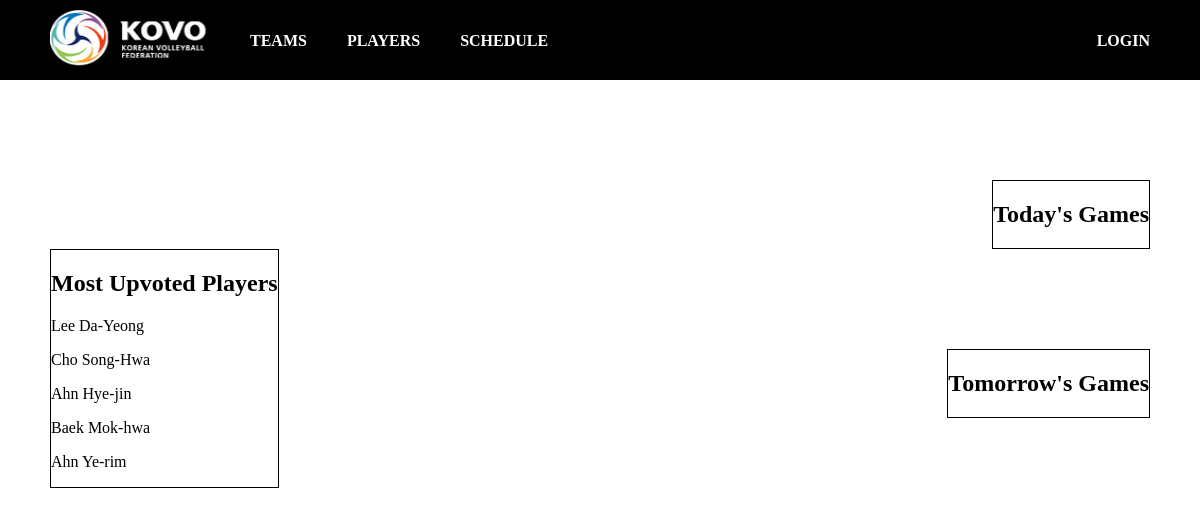
The page / on the database its author committed.
### main.py (models this page shows)
class Player(db.Model):
    id = db.Column(db.Integer, primary_key = True)
    name = db.Column(db.String, nullable = False, unique = True)
    height = db.Column(db.Integer, nullable = False, unique = False)
    position = db.Column(db.String(30), nullable = False, unique = False)
    age = db.Column(db.Integer, nullable = False, unique = False)
    number = db.Column(db.Integer, nullable = False, unique = False)
    birth_date = db.Column(db.String, nullable = False, unique = False)
    birth_place = db.Column(db.String, nullable = False, unique = False)
    image = db.Column(db.String, nullable = True, unique = True)
    team_id = db.Column(db.Integer, db.ForeignKey('team.id'))

### main.py (the view)
@app.route('/')
def home():
    first_team_list.clear()
    second_team_list.clear()
    tmr_first_teams_list.clear()
    tmr_second_teams_list.clear()
    upvoters.clear()
    top_players_list.clear()
    today_date = TeamGames.query.filter_by(date=date.today()).all()
    tmr_date = TeamGames.query.filter_by(date=datetime.date.today() + datetime.timedelta(days=1)).all()
    all_players = Player.query.all()
    for i in range(len(all_players)):
        upvoters.append(all_players[i].upvoters.count())
    for i in range(len(tmr_date)):
        tmr_first_teams_list.append(tmr_date[i].first_team_id)
        tmr_second_teams_list.append(tmr_date[i].second_team_id)
    for i in range(len(today_date)):
        first_team_list.append(today_date[i].first_team_id)
        second_team_list.append(today_date[i].second_team_id)
    upvoters.sort(reverse=True)
    for i in range(len(all_players)):
        if(all_players[i].upvoters.count() == upvoters[0] and upvoters[0] != 0):
            top_players_list.append(all_players[i].id)
        if(all_players[i].upvoters.count() == upvoters[1] and upvoters[1] != 0):
            top_players_list.append(all_players[i].id)
        if(all_players[i].upvoters.count() == upvoters[2] and upvoters[2] != 0):
            top_players_list.append(all_players[i].id)
    top_players = Player.query.filter(Player.id.in_(top_players_list)).all()
    tmr_first_teams = [Team.query.filter_by(id=id).one() for id in tmr_first_teams_list]
    tmr_second_teams = [Team.query.filter_by(id=id).one() for id in tmr_second_teams_list]
    today_first_teams = [Team.query.filter_by(id=id).one() for id in first_team_list]
    today_second_teams = [Team.query.filter_by(id=id).one() for id in second_team_list]
    return render_template('home.html', today_first_teams=today_first_teams, today_second_teams=today_second_teams, tmr_first_teams=tmr_first_teams, tmr_second_teams=tmr_second_teams, top_players=top_players)

### templates/home.html (shortened to what this page needs)
{%extends "layout.html"%}
{%block content%}
<div class="page-wrapper">
    <div class="games_preview">
        <h2>Today's Games</h2>
    </div>
    <div class="games_preview">
        <h2>Tomorrow's Games</h2>
    </div>
    <div class="top_players">
        <h2>Most Upvoted Players</h2>
        {% for top_players in top_players %}
            <p><a href="/player/{{top_players.name}}">{{top_players.name}}</a></p>
        {% endfor %}
    </div>
</div>
{%endblock%}

### static/CSS/style.css (style rules this page uses)
html { scroll-behavior: smooth; }
a { text-decoration: none; color: black; }
.page-wrapper { padding-left: 3.125rem; padding-right: 3.125rem; padding-bottom: 1rem; }
body { margin: 0; }
* { box-sizing: border-box; scrollbar-color: transparent transparent; scrollbar-width: 0px; }
* { -ms-overflow-style: none; }
.games_preview { float: right; clear: right; border: 1px solid black; margin-top: 100px; }
.top_players { border: 1px solid black; float: left; clear: left; }

### rows shown on the page
Player: name "Lee Da-Yeong"
Player: name "Cho Song-Hwa"
Player: name "Ahn Hye-jin"
Player: name "Baek Mok-hwa"
Player: name "Ahn Ye-rim"
